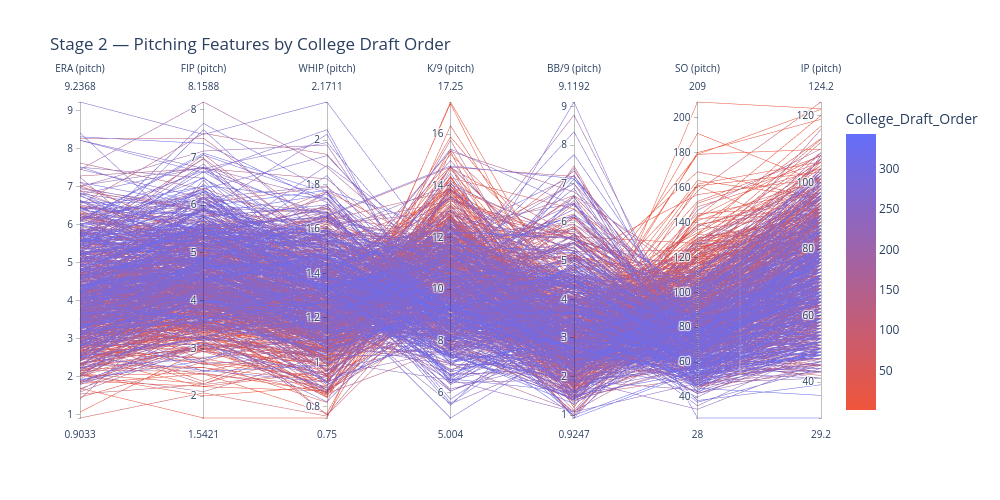

Notebook cell for this chart:
### Code cell
# Parallel coordinates: pitching features by college draft order
pcp_features = ['era_pitch', 'fip_pitch', 'whip_pitch', 'k/9_pitch', 'bb/9_pitch', 'so_pitch', 'ip_pitch']

plot_pcp(draftedClean_df, pcp_features, 'College_Draft_Order', stage=2, name='pcp', sample=None,
         title='Stage 2 — Pitching Features by College Draft Order')

### Figure 1 — Plotly figure (JSON) as saved in the notebook; plotly's stock layout.template omitted (floating-point values rounded to 4 significant figures; data arrays with more than 128 entries replaced by an {"elided": "..."} marker saying what was removed)
{"data": [{"dimensions": [{"label": "ERA (pitch)", "values": {"elided": "926 float values"}}, {"label": "FIP (pitch)", "values": {"elided": "926 float values"}}, {"label": "WHIP (pitch)", "values": {"elided": "926 float values"}}, {"label": "K/9 (pitch)", "values": {"elided": "926 float values"}}, {"label": "BB/9 (pitch)", "values": {"elided": "926 float values"}}, {"label": "SO (pitch)", "values": {"elided": "926 float values"}}, {"label": "IP (pitch)", "values": {"elided": "926 float values"}}], "domain": {"x": [0.0, 1.0], "y": [0.0, 1.0]}, "line": {"color": {"elided": "926 int values"}, "coloraxis": "coloraxis"}, "name": "", "type": "parcoords"}], "layout": {"coloraxis": {"colorbar": {"title": {"text": "College_Draft_Order"}}, "colorscale": [[0.0, "#EF553B"], [1.0, "#636EFA"]]}, "height": 500, "legend": {"tracegroupgap": 0}, "title": {"text": "Stage 2 — Pitching Features by College Draft Order"}, "width": 1000}}
